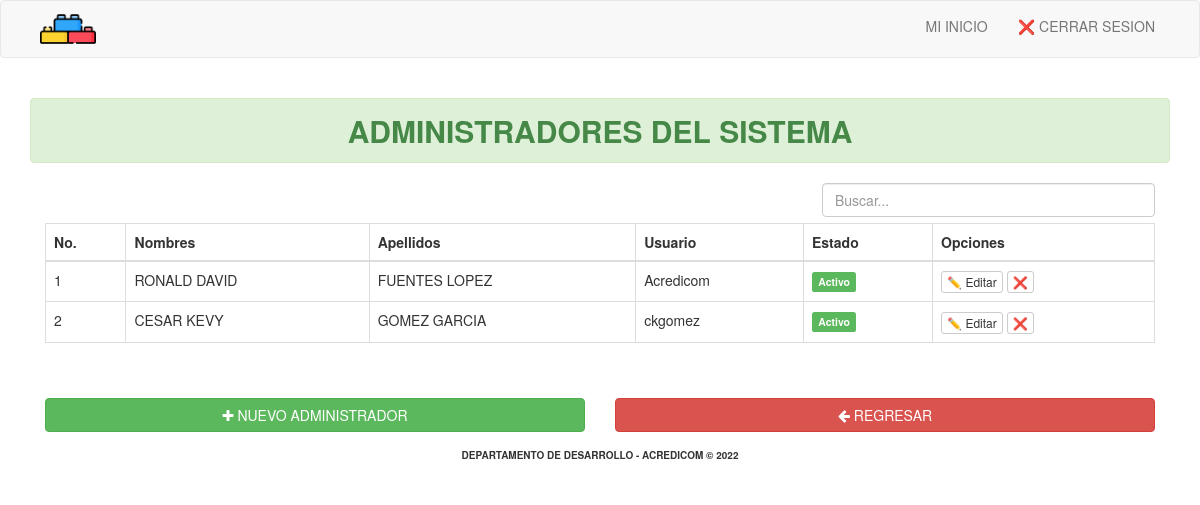
/?view=register_admin&adm=all (signed in), run on an earlier commit of the app's database.
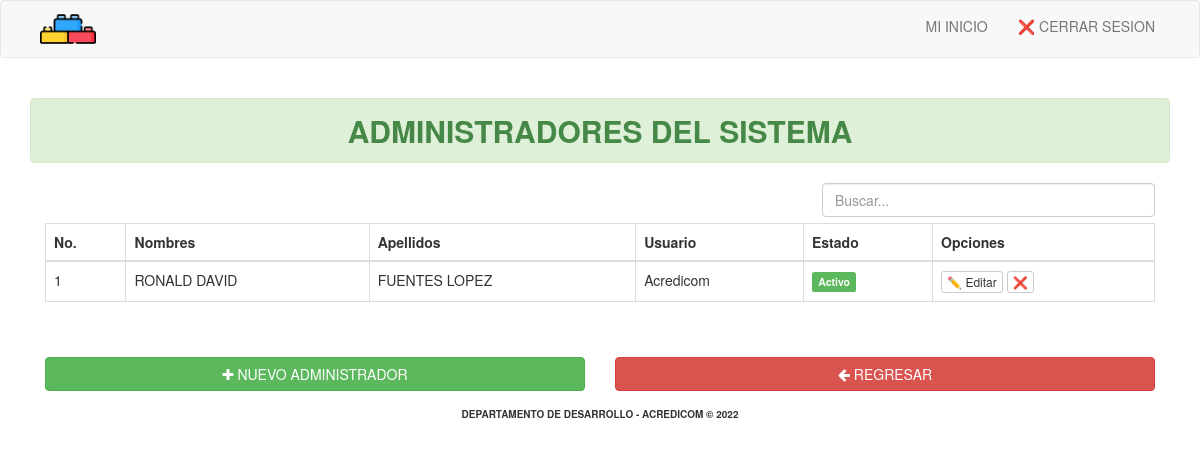
And on a later commit of the database.
### tables this page shows
CREATE TABLE `administrador` (
  `id` int(11) NOT NULL,
  `nombres` varchar(150) NOT NULL,
  `apellidos` varchar(150) NOT NULL,
  `usuario` varchar(50) NOT NULL,
  `password` varchar(100) NOT NULL,
  `admin` int(1) NOT NULL,
  `estado` int(1) NOT NULL DEFAULT 1,
  `created_by` varchar(150) NOT NULL,
  `created` datetime NOT NULL
);

### core/controller/Module.php (called while the page is built)
<?php
class Module {
	public static function loadLayout(){
		include "core/app/layouts/layout.php";
	}
}
?>

### core/controller/Lb.php (called while the page is built, shortened)
<?php
class Lb {
	public function start(){
		include "core/app/init.php";
	}
}
?>

### index.php (called while the page is built, shortened)
<?php
$lb = new Lb();
$lb->start();
?>

### core/controller/Executor.php (called while the page is built, shortened)
<?php
class Executor {
	public static function doit($sql){
		$con = Database::getCon();
		return array($con->query($sql),$con->insert_id);
	}
}
?>

### core/app/model/AdminData.php (called while the page is built, shortened)
<?php
class AdminData {
	public static $tablename = "administrador";
	public function __construct(){
		$this->estado = "1";
	}
	public static function getById($id){
		 $sql = "select * from ".self::$tablename." where id=$id";
		$query = Executor::doit($sql);
		return Model::one($query[0],new AdminData());
	}
	public static function getAll(){
		 $sql = "select * from ".self::$tablename;
		$query = Executor::doit($sql);
		return Model::many($query[0],new AdminData());
	}
}
?>

### core/controller/Model.php (called while the page is built, shortened)
<?php
class Model {
	public static function many($query,$aclass){
		$cnt = 0;
		$array = array();
		while($r = $query->fetch_array()){
			$array[$cnt] = new $aclass;
			$cnt2=1;
			foreach ($r as $key => $v) {
				if($cnt2>0 && $cnt2%2==0){
					$array[$cnt]->$key = $v;
				}
				$cnt2++;
			}
			$cnt++;
		}
		return $array;
	}
}
?>

### core/app/view/register_admin-view.php (the view, shortened to what this page needs)
<?php if (isset($_GET["adm"]) && $_GET["adm"] == "all") :
    $admin = AdminData::getById($_SESSION["admin_id"]);
    $admins = AdminData::getAll();
?>
    <div class="container">
        <div class="row">
            <div class="col-md-12">
                <h2 class="text-center">
                    <p class="alert alert-success"><strong>ADMINISTRADORES DEL SISTEMA</strong></p>
                </h2>
                <div class="col-md-12" style="height: 100%; overflow: auto">
                    <input type="text" class="form-control pull-right" style="width:30%" id="search" placeholder="Buscar..."><br><br>
                    <table class="table table-bordered" id="mytable" cellspacing="0">
                        <thead>
                            <th>No.</th>
                            <th>Nombres</th>
                            <th>Apellidos</th>
                            <th>Usuario</th>
                            <th>Estado</th>
                            <th>Opciones</th>
                        </thead>
                        <?php foreach ($admins as $adm) : ?>
                            <tr>
                                <td><?php echo 1 + $cont++; ?></td>
                                <td><?php echo $adm->nombres; ?></td>
                                <td><?php echo $adm->apellidos; ?></td>
                                <td><?php echo $adm->usuario; ?></td>
                                <td>
                                    <?php if ($adm->estado == 1) : ?>
                                        <span class="label label-success">Activo</span>
                                    <?php else : ?>
                                        <span class="label label-danger">Inactivo</span>
                                    <?php endif ?>
                                </td>
                                <td>
                                    <a href="./?view=register_admin&adm=edit&id=<?php echo $adm->id; ?>" class="btn btn-xs btn-default">✏️ Editar</a>
                                    <a href="./?action=admin&adm=delete&id=<?php echo $adm->id; ?>" class="btn btn-xs btn-default">❌</a>
                                </td>
                            </tr>
                        <?php endforeach; ?>
                    </table>
                </div><br>
                <div class="row">
                    <div class="col-md-12">
                        <div class="form-group">
                            <div class="col-md-6">
                                <a href="./?view=register_admin&adm=register" class="btn btn-success btn-block"><i class="fa fa-plus"></i> NUEVO ADMINISTRADOR</a>
                            </div>
                        </div>
                        <div class="form-group">
                            <div class="col-md-6">
                                <a href="./?view=welcome" class="btn btn-danger btn-block"><i class="fa fa-arrow-left"></i> REGRESAR</a>
                            </div>
                        </div>
                    </div>
                </div>
            </div>
        </div>
    </div>
<?php endif; ?>

### core/app/init.php
<?php
if(!isset($_GET["action"])){
	Module::loadLayout("index");
}else{
	Action::load($_GET["action"]);
}
?>

### core/app/layouts/layout.php (shortened to what this page needs)
<!DOCTYPE html>
<html lang="en">
<head>
  <link href="res/bootstrap/css/bootstrap.css" rel="stylesheet">
  <link rel="stylesheet" href="res/font-awesome/css/font-awesome.min.css">
</head>
<body>
  <nav class="navbar navbar-default">
    <div class="container">
      <div class="navbar-header">
        <img src="img/legobox.png" alt="" style='width:4em; height: 4em; margin-left: 10px;'>
      </div>
      <div class="collapse navbar-collapse" id="bs-example-navbar-collapse-1">
        <ul class="nav navbar-nav navbar-right">
          <?php if (isset($_SESSION["admin_id"])) : ?>
            <ul class="nav navbar-nav">
              <li class="primary nav-1">
                <a href="./?view=welcome">MI INICIO</a>
              </li>
              <li class="primary nav-1">
                <a href="./?action=admin&adm=logout">❌ CERRAR SESION</a>
              </li>
            </ul>
          <?php endif; ?>
        </ul>
      </div>
    </div>
  </nav>
  <?php
  View::load("index");
  ?>
  <div class="text-center">
    <div class="col-md-12">
      <p class="alert" style="font-size:10px;"><strong>DEPARTAMENTO DE DESARROLLO - ACREDICOM &copy; 2022</strong></p>
    </div>
  </div>
</body>
</html>

### core/controller/View.php (shortened to what this page needs)
<?php
class View {
	public static function load($view){
		if(!isset($_GET['view'])){
			include "core/app/view/".$view."-view.php";
		}else{
			if(View::isValid()){
				include "core/app/view/".$_GET['view']."-view.php";
			}else{
				View::Error("<b>404 NOT FOUND</b> View <b>".$_GET['view']."</b> folder !! - <a href='http://evilnapsis.com/legobox/help/' target='_blank'>Help</a>");
			}
		}
	}
	public static function isValid(){
		$valid=false;
		if(isset($_GET["view"])){
			if(file_exists($file = "core/app/view/".$_GET['view']."-view.php")){
				$valid = true;
			}
		}
		return $valid;
	}
}
?>

What changed in the data, as far as the page shows it:
removed administrador: cont "2", nombres "CESAR KEVY", apellidos "GOMEZ GARCIA", usuario "ckgomez", estado "Activo"
